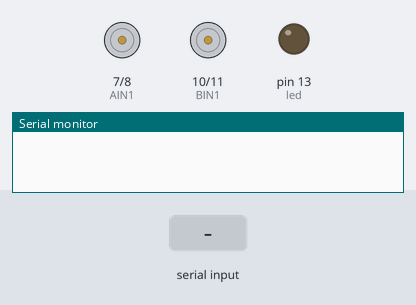
This sketch was run on a simulated Arduino Uno, built with avr-gcc and run on an emulated ATmega328P. Parts: motor-driver pin pairs drawn as motors (green arrow = first pin HIGH = forward, orange = second pin HIGH = backward, longer = more drive), output pins drawn as LEDs (lit = HIGH), the last lines printed to the serial monitor. Inputs (shaded band) come from the test bench.

Above: at 1.2 s.
1.3 s: "f" received over Serial
At 2.7 s:
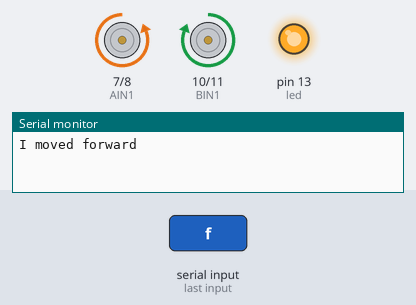
4.3 s: "b" received over Serial
At 5.0 s:
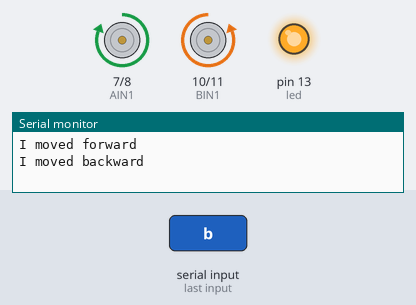
7.3 s: "l" received over Serial
At 7.7 s:
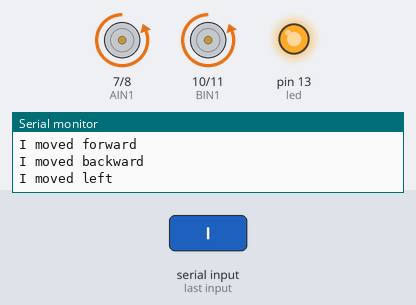
9.3 s: "r" received over Serial
At 9.7 s:
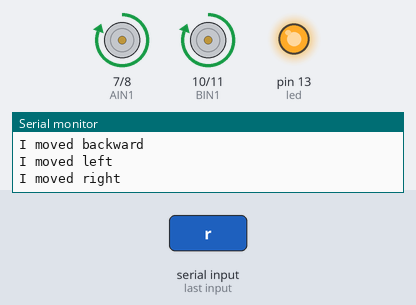
Timing chart, 0 to 12.3 s (numbered marks = the images above; inputs shaded):
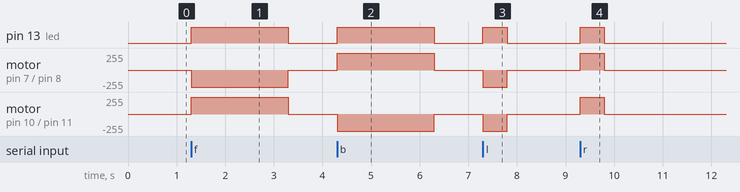

Measured:
- after the input at 1.3 s, pin 13 (led): LOW → HIGH at once, → LOW 2.0 s later; motor on pin 7 (AIN1) / pin 8 (AIN2): stopped → backward 255/255 at once, → stopped 2.0 s later; motor on pin 10 (BIN1) / pin 11 (BIN2): stopped → forward 255/255 at once, → stopped 2.0 s later
- after the input at 4.3 s, pin 13 (led): LOW → HIGH at once, → LOW 2.0 s later; motor on pin 7 (AIN1) / pin 8 (AIN2): stopped → forward 255/255 at once, → stopped 2.0 s later; motor on pin 10 (BIN1) / pin 11 (BIN2): stopped → backward 255/255 at once, → stopped 2.0 s later
- after the input at 7.3 s, pin 13 (led): LOW → HIGH at once, → LOW 0.50 s later; motor on pin 7 (AIN1) / pin 8 (AIN2), motor on pin 10 (BIN1) / pin 11 (BIN2): stopped → backward 255/255 at once, → stopped 0.50 s later
- after the input at 9.3 s, pin 13 (led): LOW → HIGH at once, → LOW 0.50 s later; motor on pin 7 (AIN1) / pin 8 (AIN2), motor on pin 10 (BIN1) / pin 11 (BIN2): stopped → forward 255/255 at once, → stopped 0.50 s later

The sketch:

hw3.2.ino
```cpp
int led = 13;
int AIN1 = 7;
int AIN2 = 8;
int BIN1 = 10;
int BIN2 = 11;

void setup() {
 Serial.begin(19200);
 pinMode(led, OUTPUT);
 pinMode(AIN1, OUTPUT);
 pinMode(AIN2, OUTPUT);
 pinMode(BIN1, OUTPUT);
 pinMode(BIN2, OUTPUT);
}

void forward() {
 digitalWrite(led, HIGH);
 digitalWrite(AIN1, LOW);
 digitalWrite(AIN2, HIGH);
 digitalWrite(BIN1, HIGH);
 digitalWrite(BIN2, LOW);
}

void backward() {
 digitalWrite(led, HIGH);
 digitalWrite(AIN1, HIGH);
 digitalWrite(AIN2, LOW);
 digitalWrite(BIN1, LOW);
 digitalWrite(BIN2, HIGH);
}

void stop() {
 digitalWrite(led, LOW);
 digitalWrite(AIN1, LOW);
 digitalWrite(AIN2, LOW);
 digitalWrite(BIN1, LOW);
 digitalWrite(BIN2, LOW);
}

void right() {
  digitalWrite(led, HIGH);
  digitalWrite(AIN1, HIGH);
  digitalWrite(AIN2, LOW);
  digitalWrite(BIN1, HIGH);
  digitalWrite(BIN2, LOW);
}

void left() {
  digitalWrite(led, HIGH);
  digitalWrite(AIN1, LOW);
  digitalWrite(AIN2, HIGH);
  digitalWrite(BIN1, LOW);
  digitalWrite(BIN2, HIGH);
}

void loop() {
// forward();
// delay(2000);
// backward();
// delay(2000);
// left();
// delay(2000);
// right();
// delay(2000);
// stop();
// delay(1000);

 char c = Serial.read();

 if (c == 'f') {
 forward();
 Serial.println("I moved forward");
 delay(2000);
 stop();
 }

if (c == 'b') {
 backward();
 Serial.println("I moved backward");
 delay(2000);
 stop();
 }

if (c == 'l') {
 left();
 Serial.println("I moved left");
 delay(500);
 stop();
 }

if (c == 'r') {
 right();
 Serial.println("I moved right");
 delay(500);
 stop();
 }
}
```
